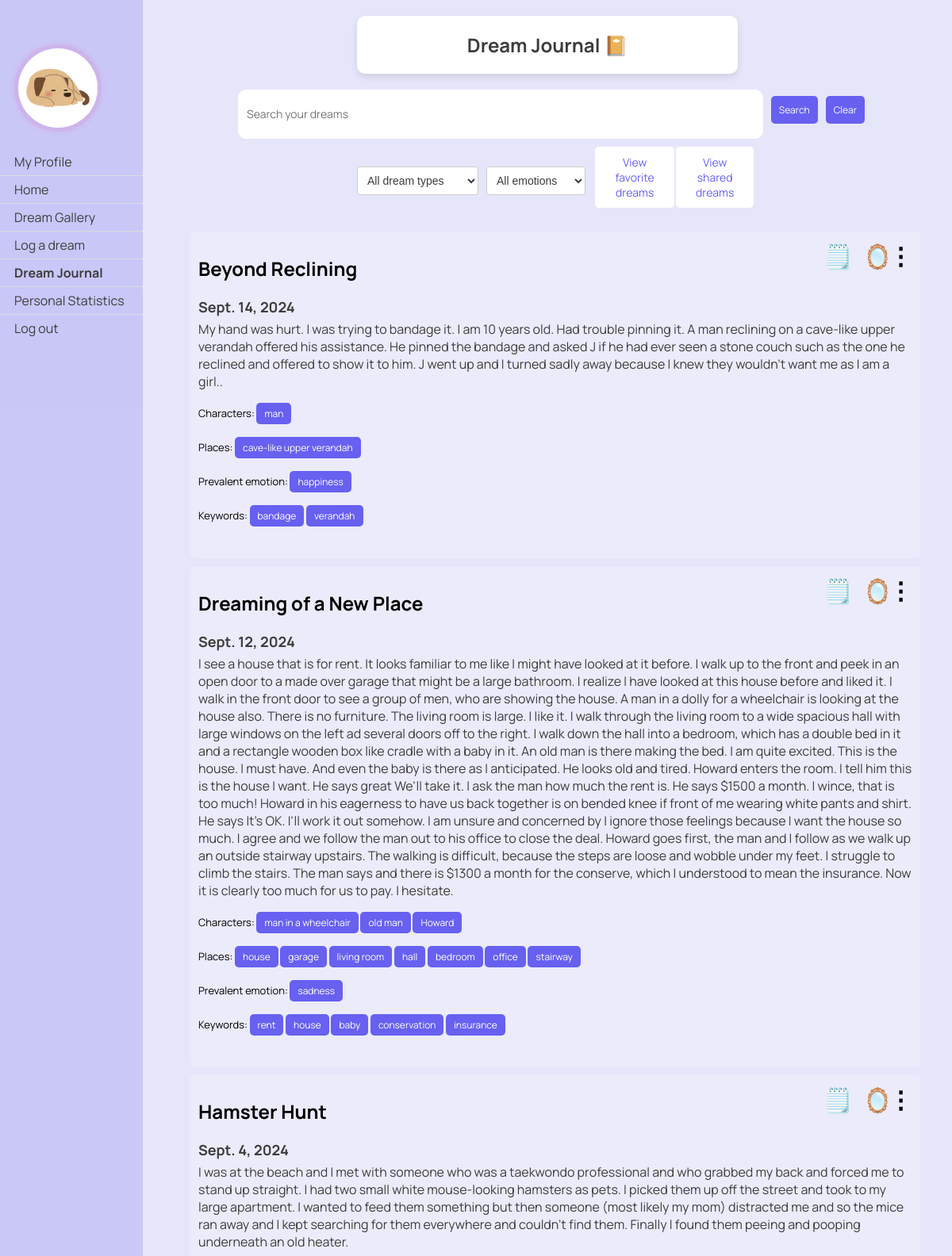
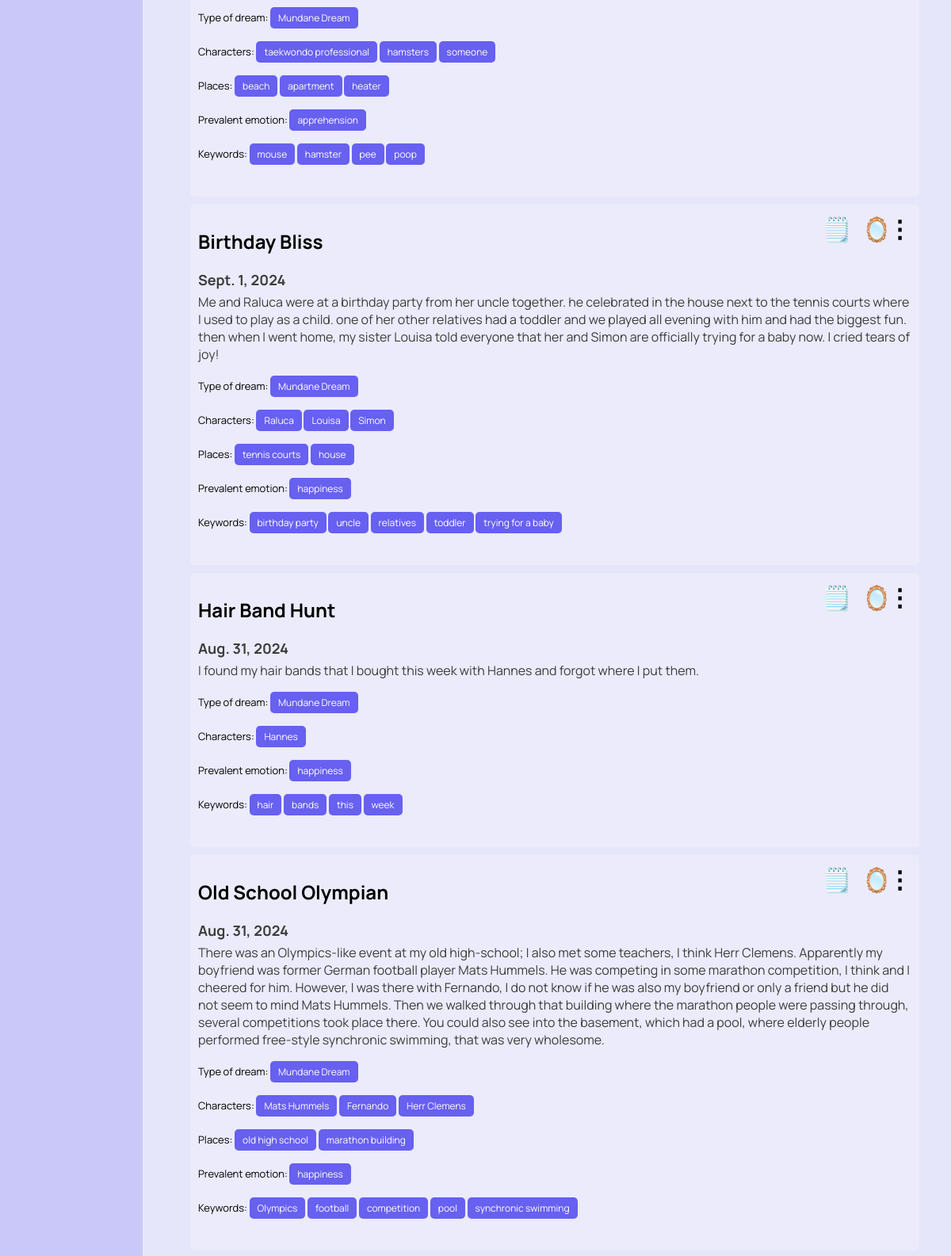
Page /dreams/journal/ (signed in, upper part) on the committed database (2 pictures, top to bottom).
### dreams/models.py (models this page shows, shortened)
class Profile(models.Model):
    user = models.OneToOneField(User, on_delete=models.CASCADE)
    avatar = models.CharField(max_length=100, choices=[
        ('1.jpg', 'Picture 1'),
        ('3.jpg', 'Picture 3'),
        ('4.jpg', 'Picture 4'),
        ('5.jpg', 'Picture 5'),
        ('6.jpg', 'Picture 6'),
        ('7.jpg', 'Picture 7'),
        ('8.jpg', 'Picture 8'),
        ('9.jpg', 'Picture 9'),
        ('10.jpg', 'Picture 10'),
        ('11.jpg', 'Picture 11'),
        ('12.jpg', 'Picture 12'),
        ('13.jpg', 'Picture 13'),
    ],
                              default='1.jpg')
    bio = models.TextField()

class Dream(models.Model):
    classification_options = [
        ('0', 'Nightmare'),
        ('1', 'Mundane Dream'),
        ('2', 'Lucid Dream'),
        ('3', 'Existential Dream'),
    ]
    user = models.ForeignKey(User, on_delete=models.CASCADE)
    date = models.DateField()
    time = models.TimeField(default=timezone.now)
    content = models.TextField()
    shared = models.BooleanField(default=False)
    anon = models.BooleanField(default=False)
    processed = models.BooleanField(default=False)
    is_favorite = models.BooleanField(default=False)
    keywords = models.JSONField(default=list, blank=True)
    classification = models.CharField(max_length=1, choices=classification_options, blank=True, null=True, default='')
    characters = models.JSONField(default=list, blank=True)
    places = models.JSONField(default=list, blank=True)
    emotion = models.CharField(max_length=20, blank=True)
    emotion_options = ['anger', 'apprehension', 'sadness', 'confusion', 'happiness', '']
    optional_titles = models.JSONField(default=list, blank=True)
    title = models.TextField(blank=True)
    User.add_to_class('is_new', models.BooleanField(default=True))
    def classification_string(self):
        return dict(self.classification_options).get(self.classification, "No classification")

### dreams/views.py (the view)
# urls.py: path('journal/', views.dream_journal, name='dream_journal'),
@login_required
def dream_journal(request):
    query = request.GET.get('q', '')
    class_query = request.GET.get('classification', '')
    emotion_query = request.GET.get('emotion', '')
    character_query = request.GET.get('character', '')
    place_query = request.GET.get('place', '')
    place_query = unquote(place_query)
    dreams = Dream.objects.filter(user=request.user)
    keyword_query = request.GET.get('keyword', '')
    if query:
        regex_pattern = r'\b({}|{}s?|{}\'s?)\b'.format(re.escape(query), re.escape(query),
                                                       re.escape(query))
        dreams = dreams.filter(Q(content__iregex=regex_pattern))
    if class_query:
        dreams = dreams.filter(classification=class_query)
    if emotion_query:
        dreams = dreams.filter(emotion=emotion_query)
    if keyword_query:
        dreams = dreams.filter(Q(keywords__iregex=r'\b{}\b'.format(re.escape(keyword_query))))
    if character_query:
        dreams = dreams.filter(Q(characters__iregex=r'\b{}\b'.format(re.escape(character_query))))
    if place_query:
        dreams = dreams.filter(Q(places__iregex=r'\b{}\b'.format(re.escape(place_query))))
    dreams = dreams.order_by('-date', '-time')
    paginator = Paginator(dreams, 10)  # Show 10 dreams per page
    page_number = request.GET.get('page')
    page_obj = paginator.get_page(page_number)
    print(f"Decoded place: {place_query}")
    context = {
        'dreams': page_obj,
        'query': query,
        'class_query': class_query,
        'emotion_query': emotion_query,
        'keyword_query': keyword_query,
        'character_query': character_query,
        'place_query': place_query
    }
    return render(request, 'dreams/dream_journal.html', context)

### dreams/templatetags/highlight.py (called while the page is built)
@register.filter(name='highlight')
def highlight(text, search):
    pattern = re.compile(
        r'\b{}\b'.format(re.escape(search)),
        re.IGNORECASE
    )
    highlighted_text = pattern.sub(lambda m: f'<span class="highlight">{m.group()}</span>', text)
    return highlighted_text

### dreams/templates/dreams/dream_journal.html (shortened to what this page needs)
{% load static %}
{% load highlight %}
<!DOCTYPE html>
<html>
<head>
    <link rel="stylesheet" type="text/css" href="{% static 'css/styles.css' %}">
</head>
<body>
<div class="header">
    <h2>Dream Journal 📔</h2>
</div>
<div class="sidenav">
    <a href="{% url 'dreams:profile' %}" class="profile-link">
        <img src="{% static 'pfps/'|add:user.profile.avatar %}"
             style="width: 100px; height: 100px; border-radius: 50%; border: 5px solid #cdb4eb; box-shadow: 0 0 10px #cdb4eb;">
        <br></br>
        <span>My Profile</span>
    </a>
    <a href="/">Home</a>
    <a href="{% url 'dreams:gallery' %}">Dream Gallery</a>
    <a href="{% url 'dreams:log_dream' %}">Log a dream</a>
    <a href="{% url 'dreams:dream_journal' %}"><b>Dream Journal</b></a>
    <a href="{% url 'dreams:personal_statistics' %}">Personal Statistics</a>
    <a href="{% url 'logout' %}">Log out</a>
</div>
{% if dreams %}
<div class="container">
    <form class="search-form" method="get" action="{% url 'dreams:dream_journal' %}">
        <div class="search-bar-container">
            <input id="searchInput" type="text" name="q" placeholder="Search your dreams" value="{{ query }}">
            <button type="submit">Search</button>
            <button type="button" onclick="clearSearch()">Clear</button>
        </div>
        <div class="filters-container">
            <select id="classification" name="classification">
                <option value="">All dream types</option>
            </select>
            <select id="emotion" name="emotion">
                <option value="">All emotions</option>
            </select>
            {% if is_favorite_view %}
                <a href="{% url 'dreams:dream_journal' %}" class="button">View all dreams</a>
            {% else %}
                <a href="{% url 'dreams:view_favorite' %}" class="button">View favorite dreams</a>
            {% endif %}
            {% if is_shared_view %}
                <a href="{% url 'dreams:dream_journal' %}" class="button">View all dreams</a>
            {% else %}
                <a href="{% url 'dreams:view_own_shared' %}" class="button">View shared dreams</a>
            {% endif %}
        </div>
    </form>
</div>
<div class="dreams">
    {% for dream in dreams%}
    {% if not query or query|lower in dream.content|lower %}
    <div class="dream">
        {% if dream.title %}
            <h2 class="dream-title">{{ dream.title }}</h2>
        {% endif %}
        <h3 class="dream-date">{{ dream.date }}</h3>
        <p class="dream-content">
            {% autoescape off %}
            {{ dream.content|safe|highlight:query }}
            {% endautoescape %}
        </p>
        <p class="class-form">
            {% if dream.classification %}
            Type of dream:
            <form class="class-form" method="get" action="{% url 'dreams:dream_journal' %}">
                <button type="submit">{{ dream.classification_string}}</button>
            </form>
            {% endif %}
        </p>
        <p class="class-form">
            {% if dream.characters %}
            Characters:
            {% for character in dream.characters %}
                <form class="class-form" method="get" action="{% url 'dreams:dream_journal' %}">
                    <button type="submit">{{ character }}</button>
                </form>
            {% endfor %}
            {% endif %}
        </p>
        <p class="class-form">
            {% if dream.places %}
            Places:
            {% for place in dream.places %}
                <form class="class-form" method="get" action="{% url 'dreams:dream_journal' %}">
                    <button type="submit">{{ place  }}</button>
                </form>
            {% endfor %}
            {% endif %}
        </p>
        <p class="class-form">
            {%if dream.emotion%}
            Prevalent emotion:
                <form class="class-form" method="get" action="{% url 'dreams:dream_journal' %}">
                <button type="submit">{{ dream.emotion }}</button>
            </form>
            {%endif%}
        </p>
        <p class="keyword-form">
            {%if dream.keywords%}
            Keywords:
            {%endif%}
            {% for keyword in dream.keywords %}
            <form class="keyword-form" method="get" action="{% url 'dreams:dream_journal' %}">
                <button type="submit">{{ keyword }}</button>
            </form>
            {% endfor %}
        </p>
        <div class="menu">
            <span class="icon" style="margin-right: 75px">🗒️</span>
        </div>
        <div class="menu">
            <span class="icon" style="margin-right: 25px">🪞</span>
        </div>
        <div class="menu">
            <span class="icon">⋮</span>
        </div>
    </div>
    {% endif %}
    {% endfor %}
{% else %}
    <div class="dream-title">
        <p>No dreams found. You can log your dreams <a href="{% url 'dreams:log_dream' %}" >here.</a> </p>
    </div>
{% endif %}
</div>
</body>
</html>

### static/css/styles.css (style rules this page uses)
body { font-family: 'Manrope', -apple-system, BlinkMacSystemFont, "Segoe UI", Roboto, Oxygen-Sans, Ubuntu, Cantarell, "Helvetica Neue", sans-serif; margin: 0; padding: 0; background-color: #E6E6FA; }
.button, button { font-family: 'Manrope', sans-serif; background-color: white; color: rgba(103, 96, 240); text-decoration: none; padding: 10px 20px; border: none; border-radius: 5px; font-size: 18px; cursor: pointer; width: 200px; height: 50px; display: inline-flex; align-items: center; justify-content: center; transition: background-color 0.3s, color 0.3s; }

### rows in the picture
Dream: title "Beyond Reclining", date "Sept. 14, 2024", content|highlight "My hand was hurt . I was trying to bandage it . I am 10 years old . Had trouble pinning it . A man reclining on a cave - like upper verandah offered his assistance . He pinned the bandage and asked J if he had ever seen a stone couch such as the one he reclined and offered to show it to him . J went up and I turned sadly away because I knew they wouldn ' t want me as I am a girl ..", characters "man", places "cave-like upper verandah", emotion "happiness", shows "Keywords:", keywords "bandage" "verandah"
Dream: title "Dreaming of a New Place", date "Sept. 12, 2024", content|highlight "I see a house that is for rent . It looks familiar to me like I might have looked at it before . I walk up to the front and peek in an open door to a made over garage that might be a large bathroom . I realize I have looked at this house before and liked it . I walk in the front door to see a group of men , who are showing the house . A man in a dolly for a wheelchair is looking at the house also . There is no furniture . The living room is large . I like it . I walk through the living room to a wide spacious hall with large windows on the left ad several doors off to the right . I walk down the hall into a bedroom , which has a double bed in it and a rectangle wooden box like cradle with a…", characters "man in a wheelchair" "old man" "Howard", places "house" "garage" "living room" "hall" "bedroom" "office" "stairway", emotion "sadness", shows "Keywords:", keywords "rent" "house" "baby" "conservation" "insurance"
Dream: title "Hamster Hunt", date "Sept. 4, 2024", content|highlight "I was at the beach and I met with someone who was a taekwondo professional and who grabbed my back and forced me to stand up straight . I had two small white mouse - looking hamsters as pets . I picked them up off the street and took to my large apartment . I wanted to feed them something but then someone ( most likely my mom ) distracted me and so the mice ran away and I kept searching for them everywhere and couldn ' t find them . Finally I found them peeing and pooping underneath an old heater .", classification_string "Mundane Dream", characters "taekwondo professional" "hamsters" "someone", places "beach" "apartment" "heater", emotion "apprehension", shows "Keywords:", keywords "mouse" "hamster" "pee" "poop"
Dream: title "Birthday Bliss", date "Sept. 1, 2024", content|highlight "Me and Raluca were at a birthday party from her uncle together . he celebrated in the house next to the tennis courts where I used to play as a child . one of her other relatives had a toddler and we played all evening with him and had the biggest fun . then when I went home , my sister Louisa told everyone that her and Simon are officially trying for a baby now . I cried tears of joy !", classification_string "Mundane Dream", characters "Raluca" "Louisa" "Simon", places "tennis courts" "house", emotion "happiness", shows "Keywords:", keywords "birthday party" "uncle" "relatives" "toddler" "trying for a baby"
Dream: title "Hair Band Hunt", date "Aug. 31, 2024", content|highlight "I found my hair bands that I bought this week with Hannes and forgot where I put them .", classification_string "Mundane Dream", characters "Hannes", emotion "happiness", shows "Keywords:", keywords "hair" "bands" "this" "week"
Dream: title "Old School Olympian", date "Aug. 31, 2024", content|highlight "There was an Olympics - like event at my old high - school ; I also met some teachers , I think Herr Clemens . Apparently my boyfriend was former German football player Mats Hummels . He was competing in some marathon competition , I think and I cheered for him . However , I was there with Fernando , I do not know if he was also my boyfriend or only a friend but he did not seem to mind Mats Hummels . Then we walked through that building where the marathon people were passing through , several competitions took place there . You could also see into the basement , which had a pool , where elderly people performed free - style synchronic swimming , that was very wholesome .", classification_string "Mundane Dream", characters "Mats Hummels" "Fernando" "Herr Clemens", places "old high school" "marathon building", emotion "happiness", shows "Keywords:", keywords "Olympics" "football" "competition" "pool" "synchronic swimming"
